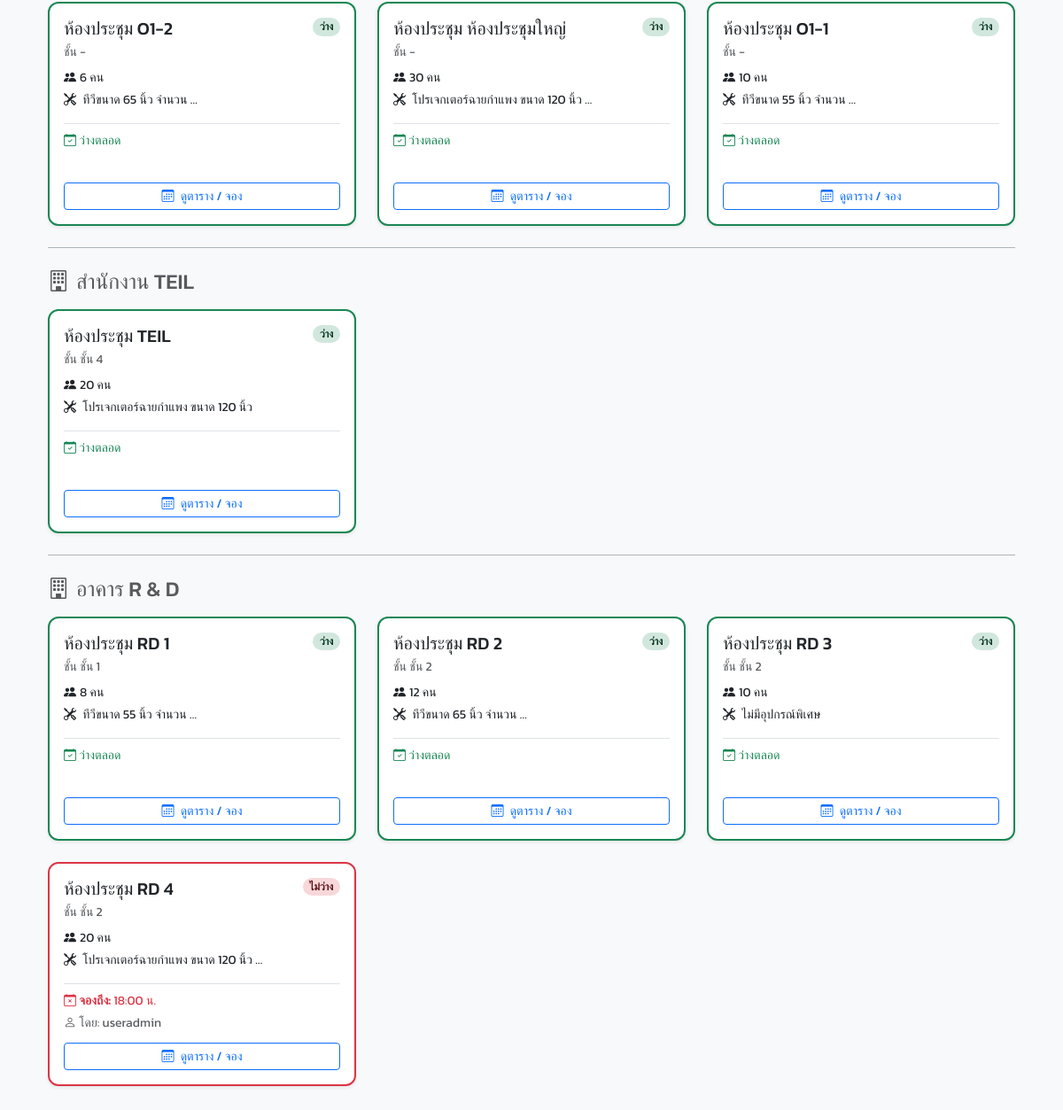
Page / (signed in, lower part) on the earlier database version.
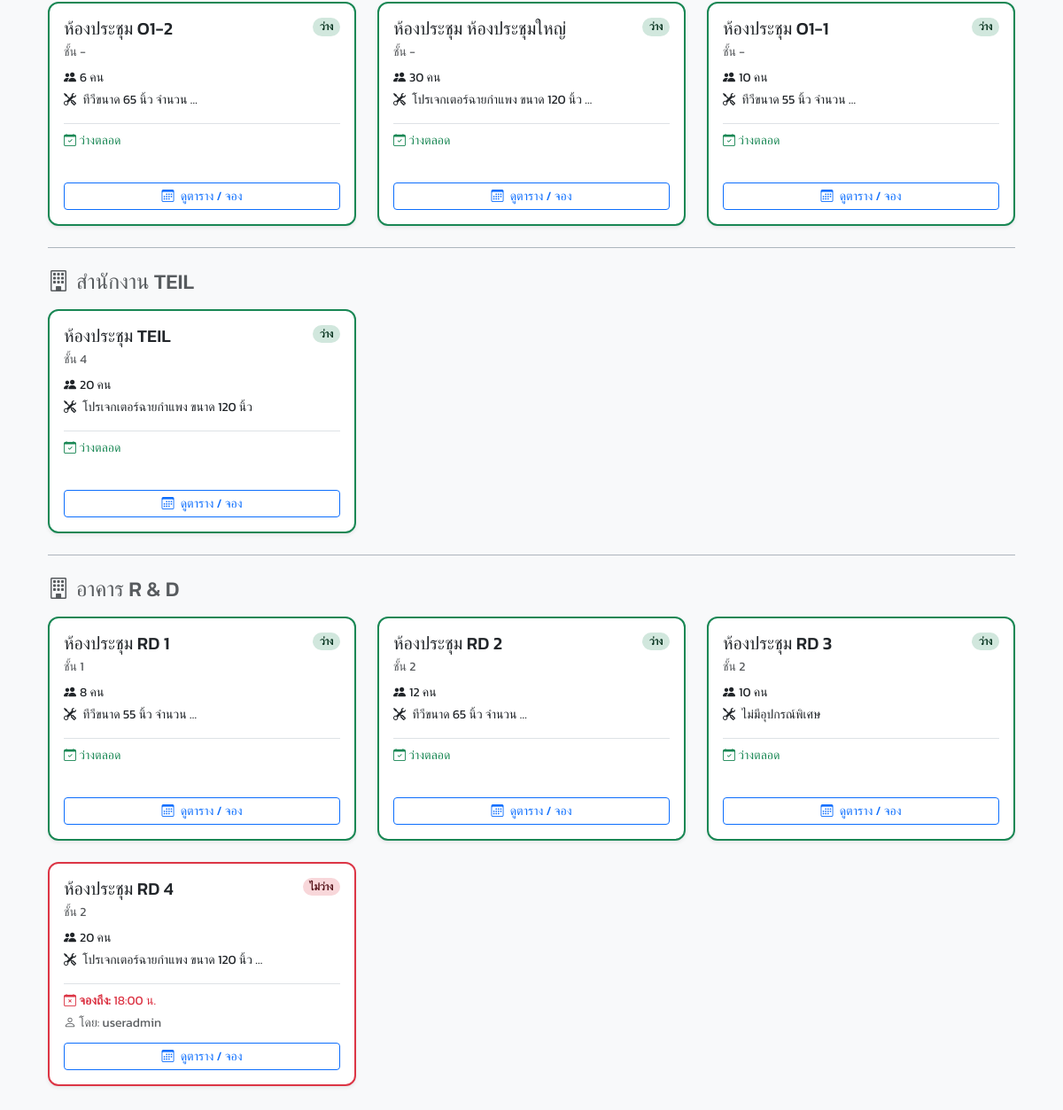
Same page on the later database version.
### booking/models.py (models this page shows, shortened)
class Room(models.Model):
    name = models.CharField("ชื่อห้องประชุม", max_length=100, unique=True)
    capacity = models.PositiveIntegerField("ความจุ (คน)", default=1)
    building = models.CharField("อาคาร", max_length=50, blank=True, null=True)
    floor = models.CharField("ชั้น", max_length=20, blank=True, null=True)
    equipment_in_room = models.TextField("อุปกรณ์ภายในห้อง (อื่นๆ)", blank=True, null=True, help_text="อุปกรณ์ที่มีให้ในห้อง (เช่น โปรเจคเตอร์, ไวท์บอร์ด)")
    image = models.ImageField("รูปภาพห้องประชุม", upload_to='room_images/', blank=True, null=True)
    class Meta:
        verbose_name = "ห้องประชุม"
        verbose_name_plural = "ห้องประชุม"
        ordering = ['name']

class Booking(models.Model):
    STATUS_CHOICES = [
        ('PENDING', 'รออนุมัติ'), ('APPROVED', 'อนุมัติแล้ว'),
        ('REJECTED', 'ถูกปฏิเสธ'), ('CANCELLED', 'ยกเลิกแล้ว'),
    ]
    room = models.ForeignKey(Room, verbose_name="ห้องประชุม", on_delete=models.CASCADE, related_name='bookings')
    booked_by = models.ForeignKey(User, verbose_name="ผู้จอง", on_delete=models.CASCADE, related_name='bookings_made')
    title = models.CharField("หัวข้อการประชุม", max_length=200)
    start_time = models.DateTimeField("เวลาเริ่มต้น", default=timezone.now)
    end_time = models.DateTimeField("เวลาสิ้นสุด", default=timezone.now)
    participant_count = models.PositiveIntegerField("จำนวนผู้เข้าร่วม (ตัวเลข)", default=1)
    participants = models.ManyToManyField(
        User,
        verbose_name="ผู้เข้าร่วม (จาก AD/User)",
        related_name='participating_bookings',
        blank=True
    )
    status = models.CharField("สถานะ", max_length=10, choices=STATUS_CHOICES, default='PENDING')
    created_at = models.DateTimeField(auto_now_add=True)
    chairman = models.CharField("ประธานในที่ประชุม", max_length=150, blank=True, null=True)
    department = models.CharField("แผนกผู้จอง", max_length=100, blank=True, null=True)
    description = models.TextField("รายละเอียด/วาระ", blank=True, null=True)
    additional_requests = models.TextField("คำขอเพิ่มเติม (เช่น กาแฟ, อุปกรณ์พิเศษ)", blank=True, null=True)
    additional_notes = models.TextField("หมายเหตุ", blank=True, null=True)
    presentation_file = models.FileField(
        "ไฟล์นำเสนอ",
        upload_to='presentation_files/%Y/%m/',
        blank=True,
        null=True,
        help_text="ไฟล์ที่ต้องการเปิดขึ้นจอ (PDF, PPT, Word, Excel)"
    )
    class Meta:
        ordering = ['-start_time']
        verbose_name = "การจอง"
        verbose_name_plural = "รายการจองทั้งหมด"

### booking/views.py (the view)
# urls.py: path('', views.dashboard_view, name='dashboard'),
@login_required
def dashboard_view(request):
    now = timezone.now(); sort_by = request.GET.get('sort', 'floor')
    all_rooms = Room.objects.all()
    if sort_by == 'status':
        all_rooms = sorted(all_rooms, key=lambda r: not r.bookings.filter(start_time__lte=now, end_time__gt=now, status='APPROVED').exists())
    elif sort_by == 'capacity':
         all_rooms = sorted(all_rooms, key=lambda r: r.capacity, reverse=True)
    elif sort_by == 'name':
        all_rooms = all_rooms.order_by('name')
    else:
        all_rooms = all_rooms.order_by('building', 'floor', 'name')
    buildings = defaultdict(list)
    for room in all_rooms:
        current = room.bookings.filter(start_time__lte=now, end_time__gt=now, status='APPROVED').select_related('booked_by').first()
        room.status = 'ไม่ว่าง' if current else 'ว่าง'
        room.current_booking_info = current
        room.next_booking_info = None
        if not current:
            room.next_booking_info = room.bookings.filter(start_time__gt=now, status='APPROVED').select_related('booked_by').order_by('start_time').first()
        room.equipment_list = [eq.strip() for eq in (room.equipment_in_room or "").splitlines() if eq.strip()]
        buildings[room.building or "(ไม่ได้ระบุอาคาร)"].append(room)
    my_bookings_today_count = Booking.objects.filter(booked_by=request.user, start_time__date=now.date()).count()
    summary = {
        'total_rooms': Room.objects.count(),
        'today_bookings': Booking.objects.filter(start_time__date=now.date(), status='APPROVED').count(),
        'pending_approvals': Booking.objects.filter(status='PENDING').count(),
        'my_bookings_today': my_bookings_today_count,
    }
    context = {'buildings': dict(buildings), 'summary_cards': summary, 'current_sort': sort_by, 'all_rooms': all_rooms}
    return render(request, 'pages/dashboard.html', context)

### booking/views.py (called while the page is built)
def is_admin(user):
    return user.is_authenticated and (user.is_superuser or user.groups.filter(name='Admin').exists())

def is_approver_or_admin(user):
    return user.is_authenticated and (user.is_superuser or user.groups.filter(name__in=['Approver', 'Admin']).exists())

### templates/pages/dashboard.html (shortened to what this page needs)
{% extends 'base.html' %}
{% load static %}
{% block content %}
<div class="container-fluid">
    {% for building_name, rooms_in_building in buildings.items %}
        {% if not forloop.first %}
            <hr class="section-divider my-4">
        {% endif %}
        <div class="mb-4">
            <h4 class="mb-3 text-muted"><i class="bi bi-building me-2"></i>{{ building_name }}</h4>
            <div class="row g-4 row-cols-1 row-cols-md-2 row-cols-lg-3">
                {% for room in rooms_in_building %}
                <div class="col">
                    <div class="card room-card-hover border-start border-2 {% if room.status == 'ว่าง' %}border-success{% else %}border-danger{% endif %} shadow-sm h-100">
                        <div class="card-body d-flex flex-column">
                            <div class="d-flex justify-content-between align-items-start mb-2">
                                <h5 class="card-title mb-0">{{ room.name }}</h5>
                                <span class="badge {% if room.status == 'ว่าง' %}bg-success-subtle text-success-emphasis{% else %}bg-danger-subtle text-danger-emphasis{% endif %} rounded-pill">
                                    {{ room.status }}
                                </span>
                            </div>
                            <p class="card-subtitle mb-2 text-muted small">
                                ชั้น {{ room.floor|default:"-" }}
                            </p>
                            <p class="card-text small mb-1"><i class="bi bi-people-fill me-1"></i>{{ room.capacity }} คน</p>
                            <p class="card-text small mb-3">
                                <i class="bi bi-tools me-1"></i>
                                {{ room.equipment_in_room|truncatewords:4|default:"-" }}
                            </p>
                            <div class="mt-auto border-top pt-2">
                                {% if room.current_booking_info %}
                                    <p class="small mb-1 text-danger">
                                        <i class="bi bi-calendar-x"></i> <strong>จองถึง:</strong> {{ room.current_booking_info.end_time|date:"H:i" }} น.
                                    </p>
                                    <p class="small mb-1 text-muted">
                                       <i class="bi bi-person"></i> โดย: {{ room.current_booking_info.booked_by.get_full_name|default:room.current_booking_info.booked_by.username }}
                                    </p>
                                {% else %}
                                    <p class="small mb-1 text-success"><i class="bi bi-calendar-check"></i> ว่างตลอด</p>
                                    <p class="small mb-1 text-muted">&nbsp;</p>
                                {% endif %}
                                <a href="{% url 'room_calendar' room.id %}" class="btn btn-sm btn-outline-primary mt-2 w-100">
                                    <i class="bi bi-calendar3 me-1"></i> ดูตาราง / จอง
                                </a>
                            </div>
                        </div>
                    </div>
                </div>
                {% endfor %}
            </div>
        </div>
    {% empty %}
        <div class="alert alert-warning text-center">
            <i class="bi bi-exclamation-triangle-fill me-2"></i> ยังไม่มีห้องประชุมในระบบ
        </div>
    {% endfor %}
    </div>
{% endblock %}

### templates/base.html (shortened to what this page needs)
{% load static %}
<!DOCTYPE html>
<html lang="th">
<head>
    <link href="https://cdn.jsdelivr.net/npm/bootstrap@5.3.3/dist/css/bootstrap.min.css" rel="stylesheet">
    <link rel="stylesheet" href="https://cdn.jsdelivr.net/npm/bootstrap-icons@1.11.3/font/bootstrap-icons.min.css">
    <link href="https://cdn.jsdelivr.net/npm/select2@4.1.0-rc.0/dist/css/select2.min.css" rel="stylesheet" />
    <link rel="stylesheet" href="https://cdn.jsdelivr.net/npm/select2-bootstrap-5-theme@1.3.0/dist/select2-bootstrap-5-theme.min.css" />
    <link rel="stylesheet" href="{% static 'css/theme.css' %}">
</head>
<body>
    <main class="container main-content-wrapper">
        {% block content %}{% endblock %}
    </main>
</body>
</html>

### static/css/theme.css (style rules this page uses)
body { background-color: #f8fafc; font-family: 'Prompt', sans-serif; min-height: 100vh; display: flex; }
.card { border-radius: 0.75rem; border: 1px solid #e9ecef; box-shadow: 0 1px 3px rgba(0,0,0,.04); }

### templates/base.html (style rules this page uses)
body { background-color: #f8f9fa; font-family: 'Kanit', sans-serif; font-weight: 400; }
.main-content-wrapper { padding-top: 5.5rem; padding-bottom: 1.5rem; }

### templates/pages/dashboard.html (style rules this page uses)
.section-divider { margin-top: 2rem; margin-bottom: 2rem; border-color: #adb5bd; border-top-width: 1px; opacity: 1; }

Differences in the rows shown:
changed Room "สำนักงาน TEIL": floor "ชั้น 4" → "4"
changed Room "อาคาร R & D": floor "ชั้น 1" → "1"
changed Room "ห้องประชุม RD 2": floor "ชั้น 2" → "2"
changed Room "ห้องประชุม RD 3": floor "ชั้น 2" → "2"
changed Room "ห้องประชุม RD 4": floor "ชั้น 2" → "2"
